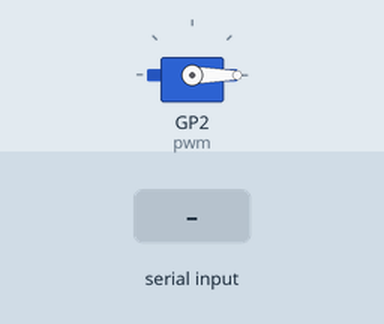
Bench run of a program on a simulated Raspberry Pi Pico running CircuitPython. Parts: servo. Inputs (shaded band) come from the test bench.

Above: at 1.2 s.
1.3 s: "s" typed at the serial console, then Enter
At 1.8 s:
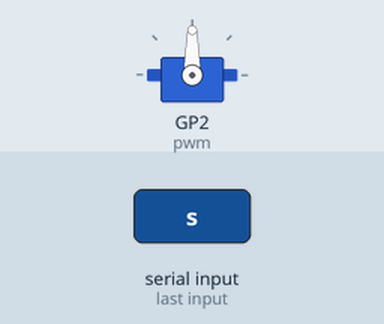
2.8 s: "d" typed at the serial console, then Enter
At 4.0 s:
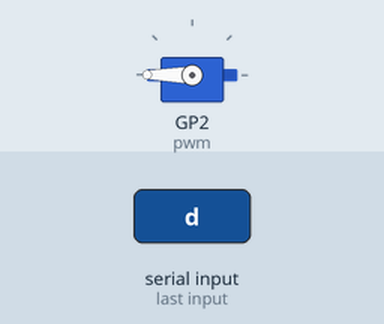
4.3 s: "f" typed at the serial console, then Enter
At 5.2 s:
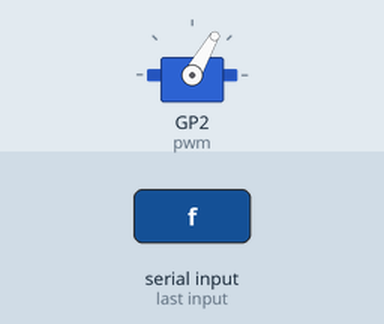
5.8 s: "g" typed at the serial console, then Enter
At 6.6 s:
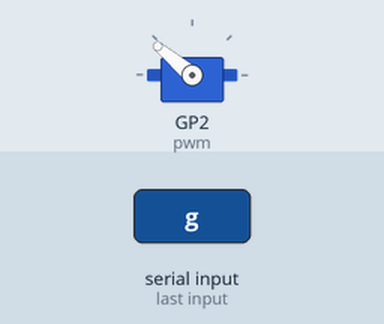
7.3 s: "a" typed at the serial console, then Enter
At 7.7 s:
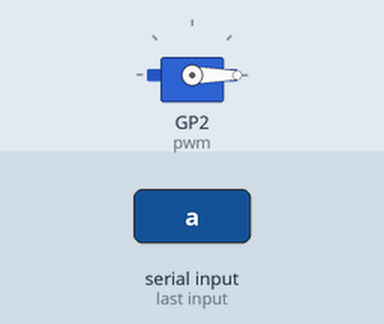
Timing chart, 0 to 9.8 s (numbered marks = the images above; inputs shaded):
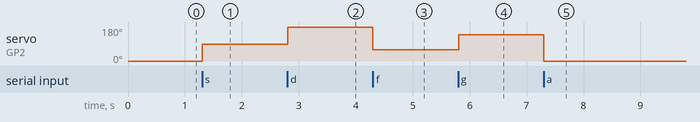

Measured:
- after the input at 1.3 s, servo on GP2 (pwm): 0° → 90° at once
- after the input at 2.8 s, servo on GP2 (pwm): 90° → 180° at once
- after the input at 4.3 s, servo on GP2 (pwm): 180° → 60° at once
- after the input at 5.8 s, servo on GP2 (pwm): 60° → 140° at once
- after the input at 7.3 s, servo on GP2 (pwm): 140° → 0° at once

The program:

set.py
```python
import time
import board
import pwmio
from adafruit_motor import servo
import sys
import supervisor

# Set up PWM pin connected to the servo signal wire (change GP0 to your pin)
pwm = pwmio.PWMOut(board.GP2, duty_cycle=2**15, frequency=50)

# Create a servo object
my_servo = servo.Servo(pwm)

setangle = 0
while True:
    # Check if data is waiting in the serial console buffer
    if supervisor.runtime.serial_bytes_available:
        key = sys.stdin.read(1)

        # Only process if it is NOT a carriage return or newline
        if key not in ("\r", "\n"):
            if key == "a":
                setangle = 0
            elif key == "s":
                setangle = 90
            elif key == "d":
                setangle = 180
            elif key == "f":
                setangle = 60
            elif key == "g":
                setangle = 140
    # Move to 0 degrees
    my_servo.angle = setangle
    time.sleep(0.01)
```
